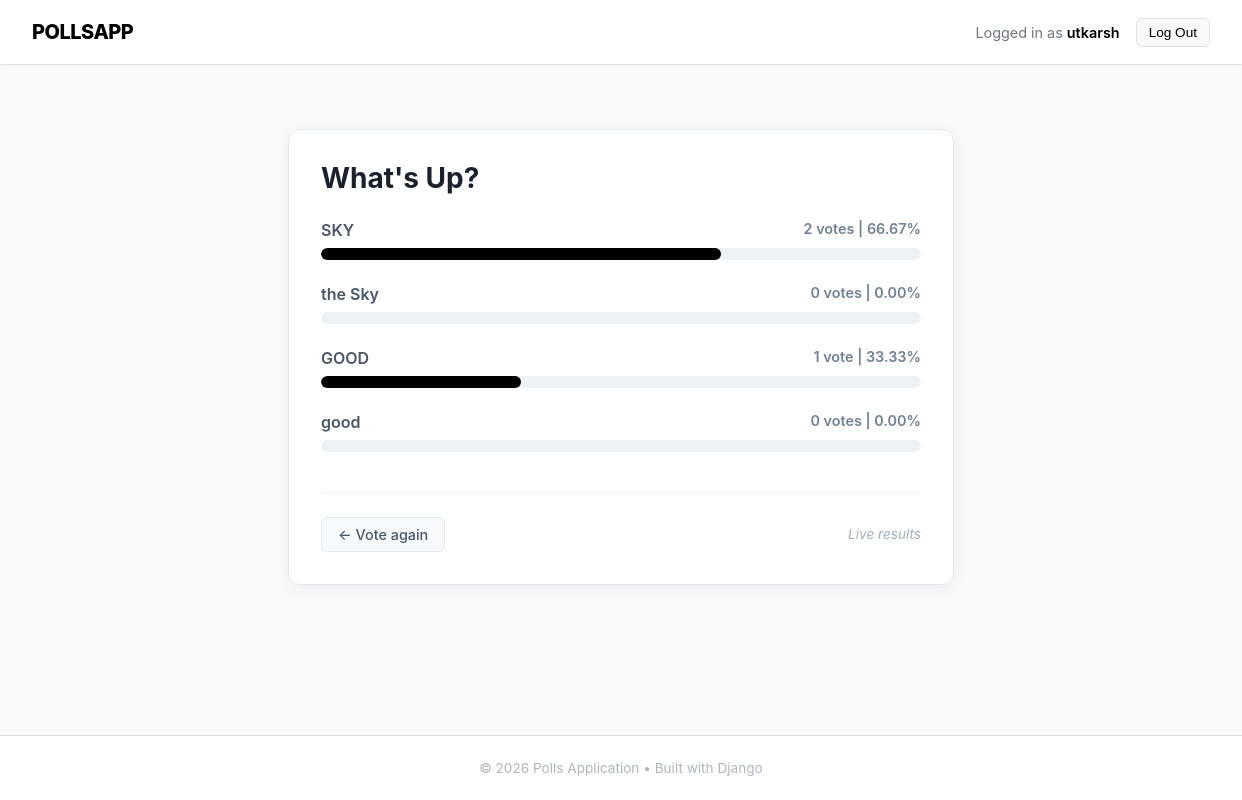
Page /polls/26/results/ (signed in) on the earlier database version.
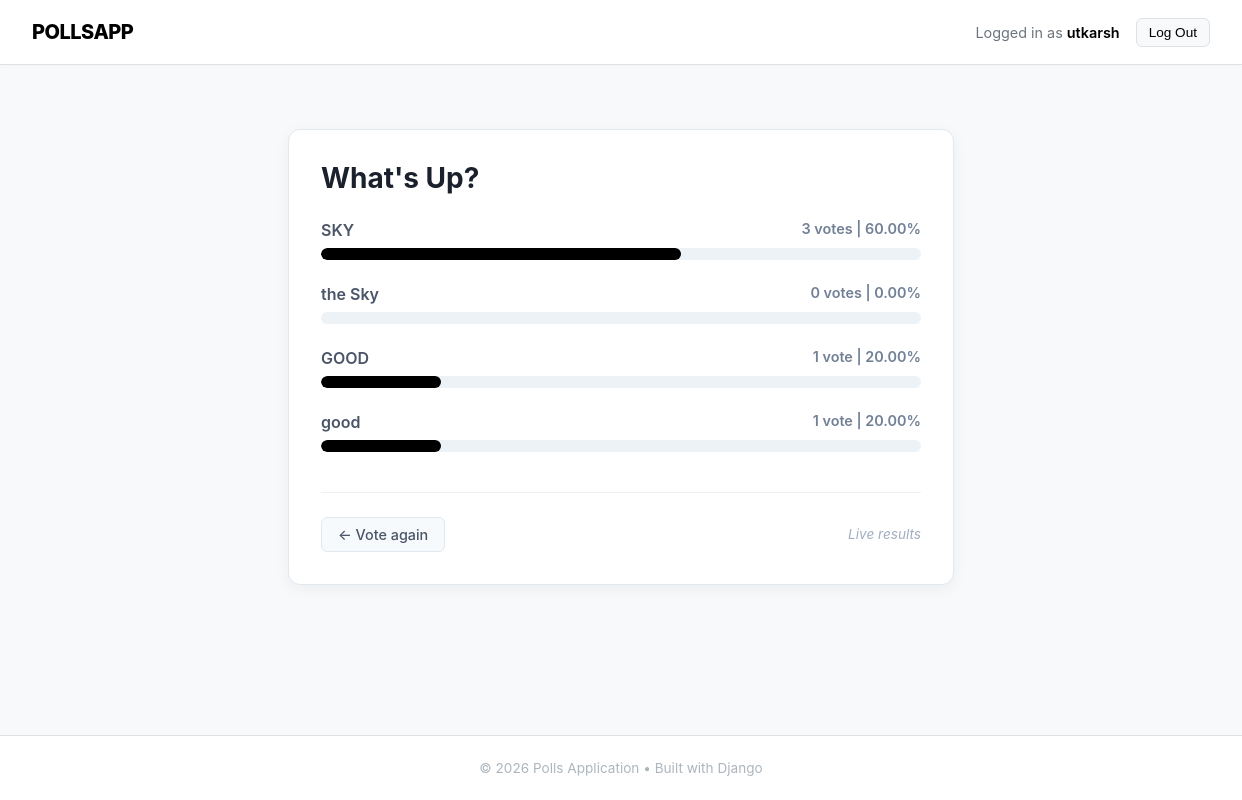
Same page on the later database version.
### polls/models.py (models this page shows, shortened)
class Choice(models.Model):
    question = models.ForeignKey(Question, on_delete=models.CASCADE)
    choice_text = models.CharField(max_length=200)
    votes = models.IntegerField(default=0)
    @property
    def get_percent(self):
        total =  self.question.total_votes
        if total > 0:
            return (self.votes / total) * 100
        else:
            return 0

class Question(models.Model):
    question_text = models.CharField(max_length=200)
    pub_date = models.DateTimeField("date published")
    views=models.IntegerField(default=0)
    user = models.ForeignKey(
        User,
        on_delete=models.CASCADE,
        null=False
    )
    @property
    def total_votes(self):
        return self.choice_set.aggregate(models.Sum('votes'))['votes__sum'] or 0

### polls/views.py (the view)
# urls.py: path("<int:pk>/results/", login_required(views.ResultsView.as_view()), name="results"),
class ResultsView(generic.DetailView):
    model = Question
    template_name = "polls/results.html"
    def get_context_data(self, **kwargs):
        context = super().get_context_data(**kwargs)
        all_comments = self.object.comment_set.all().order_by('-created_at')
        user_comments = all_comments.filter(creator=self.request.user)
        other_comments = all_comments.exclude(creator=self.request.user)
        context['sorted_comments'] = list(user_comments) + list(other_comments)
        return context

### polls/templates/polls/results.html (shortened to what this page needs)
{% extends "polls/base.html" %}
{% block content %}
<div
    style="max-width: 600px; margin: 2rem auto; padding: 2rem; border: 1px solid #e2e8f0; border-radius: 12px; font-family: -apple-system, BlinkMacSystemFont, 'Segoe UI', Roboto, sans-serif; background-color: #ffffff; box-shadow: 0 4px 15px rgba(0,0,0,0.05);">
    <h1 style="font-size: 1.75rem; color: #1a202c; margin-top: 0; margin-bottom: 1.5rem; line-height: 1.2;">
        {{ question.question_text }}
    </h1>
    <div style="display: flex; flex-direction: column; gap: 1.5rem;">
        {% for choice in question.choice_set.all %}
        <div style="position: relative;">
            <div
                style="display: flex; justify-content: space-between; margin-bottom: 8px; font-weight: 600; color: #4a5568;">
                <span style="font-size: 1rem;">{{ choice.choice_text }}</span>
                <span style="font-size: 0.9rem; color: #718096;">
                    {{ choice.votes }} vote{{ choice.votes|pluralize }} | {{ choice.get_percent|floatformat:2 }}%
                </span>
            </div>
            <div style="width: 100%; height: 12px; background-color: #edf2f7; border-radius: 10px; overflow: hidden;">
                <div
                    style="width: {{  choice.get_percent }}%; height: 100%; background-color: black; border-radius: 10px;">
                </div>
            </div>
        </div>
        {% endfor %}
    </div>
    <div
        style="margin-top: 2.5rem; border-top: 1px solid #edf2f7; padding-top: 1.5rem; display: flex; align-items: center; justify-content: space-between;">
        <a href="{% url 'polls:detail' question.id %}"
            style="text-decoration: none; background-color: #f7fafc; color: #4a5568; padding: 8px 16px; border: 1px solid #e2e8f0; border-radius: 6px; font-size: 0.9rem; font-weight: 500;">
            ← Vote again
        </a>
        <span style="font-size: 0.85rem; color: #a0aec0; font-style: italic;">
            Live results
        </span>
    </div>
</div>
{% endblock %}

Differences in the rows shown:
changed Choice "SKY": votes "2" → "3"; get_percent "66.67" → "60.00"
computed for Choice "GOOD": get_percent "33.33" → "20.00"; {{ choice.get_percent }} 33.33333333333333 → 20.0 (drawn)
changed Choice "good": votes "0" → "1"; get_percent "0.00" → "20.00"
